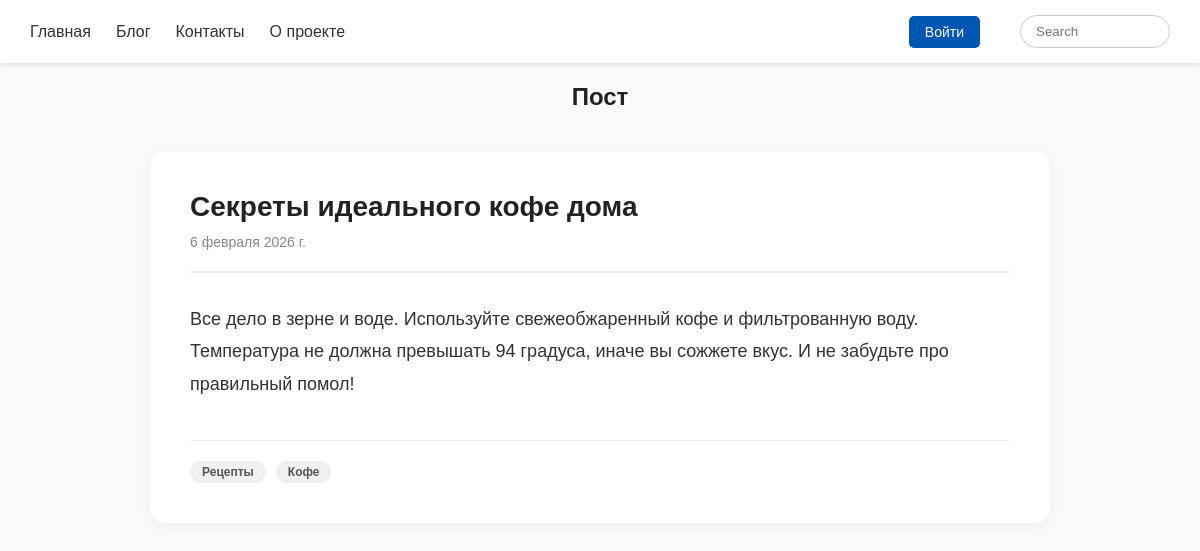
Screenshot of /posts/sekrety-idealnogo-kofe-doma with the database file from the repository.
### blog/models.py (models this page shows, shortened)
class Post(models.Model):
    title = models.CharField(max_length=150)
    excerpt = models.CharField(max_length=400)
    date = models.DateField(auto_now=True)
    slug = models.SlugField(unique=True) # /first-past
    content = models.TextField()
    tags = models.ManyToManyField(Tag)

class Tag(models.Model):
    caption = models.CharField(max_length=20)

### blog/views.py (the view)
# urls.py: path('posts/<slug:slug>', views.post_detail, name="post-detail-page"),
def post_detail(request, slug):
    post = Post.objects.get(slug=slug)
    return render(request, "blog/post_detail.html", {
        "post": post
    })

### blog/templates/blog/post_detail.html
{% extends "base.html" %}
{% block content %}
<section class="post-detail">
    <h1 class="main-title post-detail-title">Пост</h1>
    <article class="full-post">
        <header class="full-post-header">
            <h2 class="full-post-title">{{ post.title }}</h2>
            <span class="full-post-date">{{ post.date }}</span>
        </header>
        <div class="full-post-content">
            {{ post.content }}
        </div>
        <footer class="full-post-footer">
            <div class="full-post-tags">
                {% for tag in post.tags.all %}
                    <strong class="full-post-tag">{{ tag.caption }}</strong>
                {% endfor %}
            </div>
        </footer>
    </article>
</section>
{% endblock %}

### static/app.css (style rules this page uses)
body { margin: 0; background-color: #fafafa; color: #000000; font-family: "Ubuntu", sans-serif; font-weight: 400; font-style: normal; }
.main-title { font-family: sans-serif; color: #222; text-align: center; margin-bottom: 40px; }
.post-detail { max-width: 900px; margin: 0 auto 50px; font-family: sans-serif; }
.full-post { background-color: #ffffff; padding: 40px; border-radius: 15px; box-shadow: 0 4px 15px rgba(0,0,0,0.05); }
.full-post-header { border-bottom: 2px solid #f0f0f0; margin-bottom: 30px; padding-bottom: 20px; }
.full-post-title { font-size: 28px; color: #222; margin: 0 0 10px 0; }
.full-post-date { color: #888; font-size: 14px; }
.full-post-content { font-size: 18px; line-height: 1.8; color: #333; margin-bottom: 40px; }
.full-post-footer { border-top: 1px solid #eee; padding-top: 20px; }
.full-post-tags { display: flex; gap: 10px; flex-wrap: wrap; }
.full-post-tag { background-color: #f0f0f0; color: #555; padding: 4px 12px; border-radius: 15px; font-size: 12px; margin: 0; }

### rows the page displays
Post: title "Секреты идеального кофе дома", date "6 февраля 2026 г.", content "Все дело в зерне и воде. Используйте свежеобжаренный кофе и фильтрованную воду. Температура не должна превышать 94 градуса, иначе вы сожжете вкус. И не забудьте про правильный помол!"
Tag: caption "Рецепты"
Tag: caption "Кофе"
